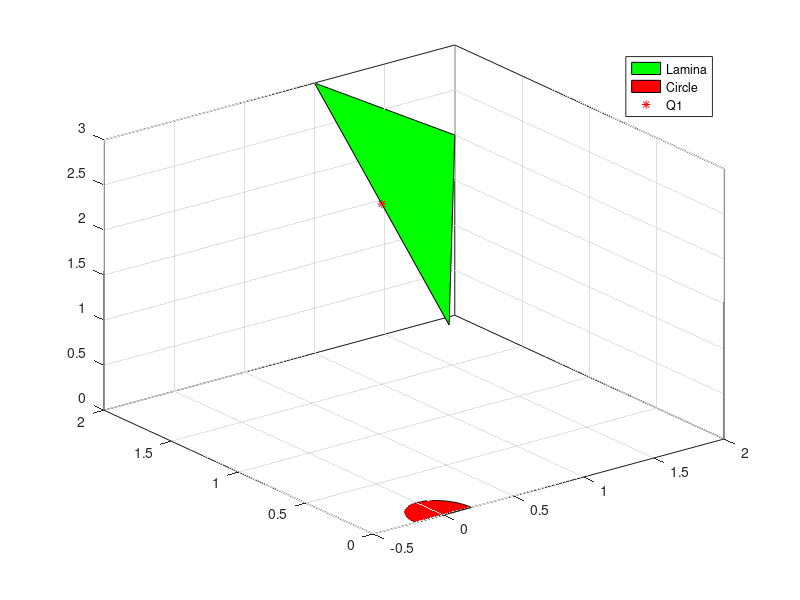

Write MATLAB code to recreate this figure. (Note: this script raises an error after producing the figure.)
%Input of Lamina P1 P2 P3 & radius
lamina = ones(4,3);
% disp("Enter points in format: [x y z]");
% for i = 1:3
%     lamina(i, 1:3) = input("[x y z]: ");
%     lamina(i, 4) = 1;
% end
% radius = input("Radius: ");

% For testing
lamina = [1 2 3 1;
          1 1 1 1;
          2 2 2 1];
radius = 0.2;


%Formation of circle matrix
t = linspace(0, pi, 100);
x = radius * cos(t);
y = radius * sin(t);
z = 0 * t;
q = ones(1, 100);
circle = [x; y; z; q]';

Q1 = zeros(1, 4);
Q = ones(1, 4);
Q1(1, :) = (lamina(1, :) + lamina(2, :)) / 2;

%Plot of Initial Positions
figure("Name","Intital position")
axis equal

x = lamina(1:3,1);
y = lamina(1:3,2);
z = lamina(1:3,3);
fill3(x,y,z, 'g')

hold on
X = circle(:, 1);
Y = circle(:, 2);
Z = circle(:,3);
fill3(X', Y', Z', "r")
plot3(Q1(1), Q1(2), Q1(3), 'r*')
legend("Lamina", "Circle", "Q1")
grid on
hold off

%Translating lamina to origin
translation = [1 0 0 0;
               0 1 0 0;
               0 0 1 0;
              -Q1(1) -Q1(2) -Q1(3) 1];
lamina = lamina * translation;

%Alignment of Lamina's Normal to z axis
n = cross(lamina(3, 1:3), lamina(2, 1:3));
n = n / norm(n);

%Cos & Sin terms for rotation
cx = n(3) / sqrt(1 - n(1)^2);
sx = n(2) / sqrt(1 - n(1)^2);
cy = sqrt(1 - n(1)^2);
sy = n(1);

%Rotation Matrices
Rx = [ 1  0  0  0;
       0  cx sx 0;
       0 -sx cx 0;
       0  0  0  1];

Ry = [ cy 0 sy 0;
       0  1  0  0;
      -sy 0  cy 0;
       0  0  0  1];

%Round to get rid of very small terms
lamina = round(lamina * Rx * Ry, 6);

%Plot of 
figure("Name", "Tranformed Lamina in XY plane")
axis equal
x = lamina(1:3,1);
y = lamina(1:3,2);
z = lamina(1:3,3);
fill3(x, y, z, 'g')
hold on
Q(1, :) = (lamina(1, :) + lamina(2, :)) / 2;
plot3(Q(1), Q(2), Q(3), 'r*')
X = circle(:, 1);
Y = circle(:, 2);
Z = circle(:,3);
fill3(X', Y', Z', "r")
legend("Lamina", "Circle", "Q1")
grid on
hold off

%Rotate Circle st OR coincident with OP1
cz = dot(circle(1, 1:3), lamina(1,1:3)) / (norm(circle(1, 1:3)) * norm(lamina(1,1:3)));
sz = sqrt(1 - cz^2);

Rz = [cz sz 0 0;
     -sz cz 0 0;
      0  0  1 0;
      0  0  0 1];
%Depending on where P1 is, rotation happens accordingly
if(lamina(1, 2) < 0)
    Rz = Rz';
end
circle = circle * Rz;

%Plot of Aligned figures
figure("Name","Alignment")
x = lamina(1:3,1);
y = lamina(1:3,2);
z = lamina(1:3, 3);
fill3(x',y',z', "g")
hold on
X = circle(:, 1);
Y = circle(:, 2);
Z = circle(:, 3);
fill3(X', Y', Z', "r")
Q(1, :) = (lamina(1, :) + lamina(2, :)) / 2;
plot3(Q(1), Q(2), Q(3), 'r*')
legend("Lamina", "Circle", "Q1")
grid on
hold off

%Undo Rotations
Rx = Rx';
Ry = Ry';
translation = [1 0 0 0;
               0 1 0 0;
               0 0 1 0;
              Q1(1) Q1(2) Q1(3) 1];
circle = round(circle * Ry * Rx * translation, 6);
lamina = lamina * Ry * Rx * translation;

%Display final output
figure("Name","Final Positions")
x = lamina(1:3,1);
y = lamina(1:3,2);
z = lamina(1:3, 3);
fill3(x',y',z', "g")
hold on
X = circle(:, 1);
Y = circle(:, 2);
Z = circle(:, 3);
fill3(X', Y', Z', "r")
Q(1, :) = (lamina(1, :) + lamina(2, :)) / 2;
plot3(Q(1), Q(2), Q(3), 'r*')
legend("Lamina", "Circle", "Q1")
grid on
hold off